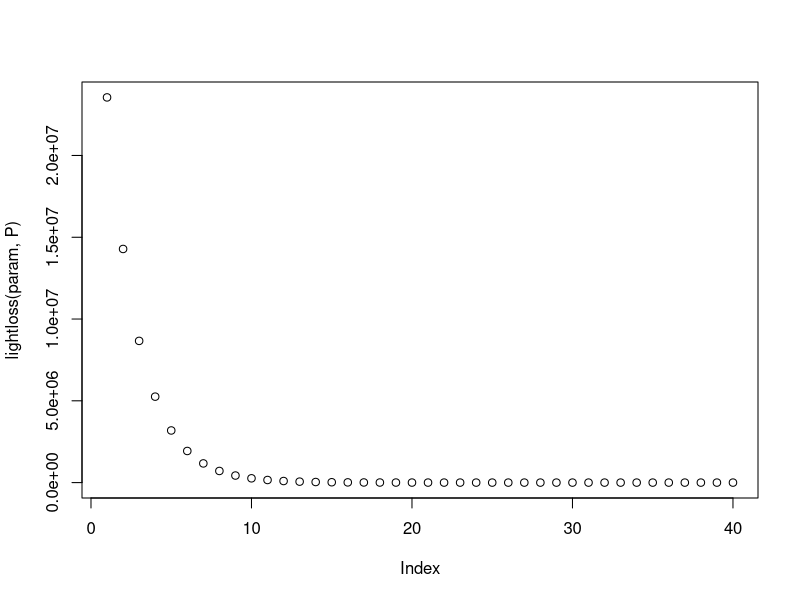
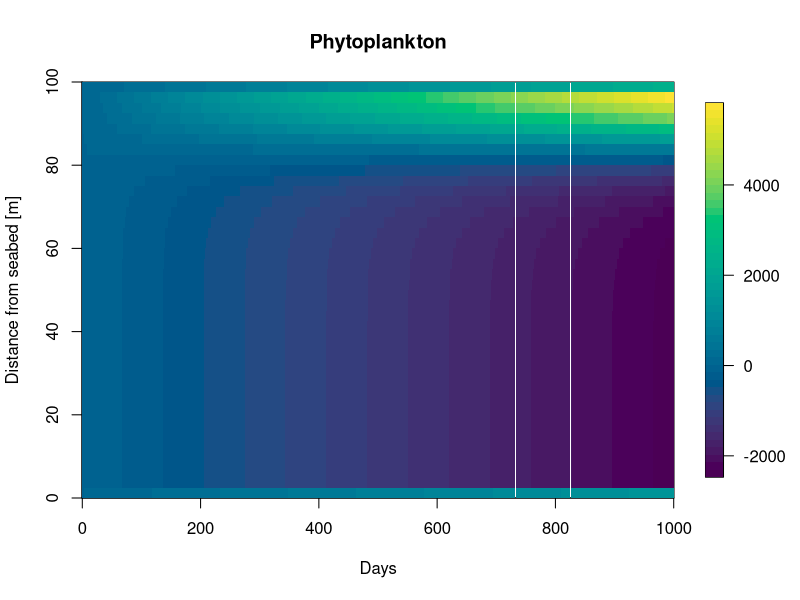
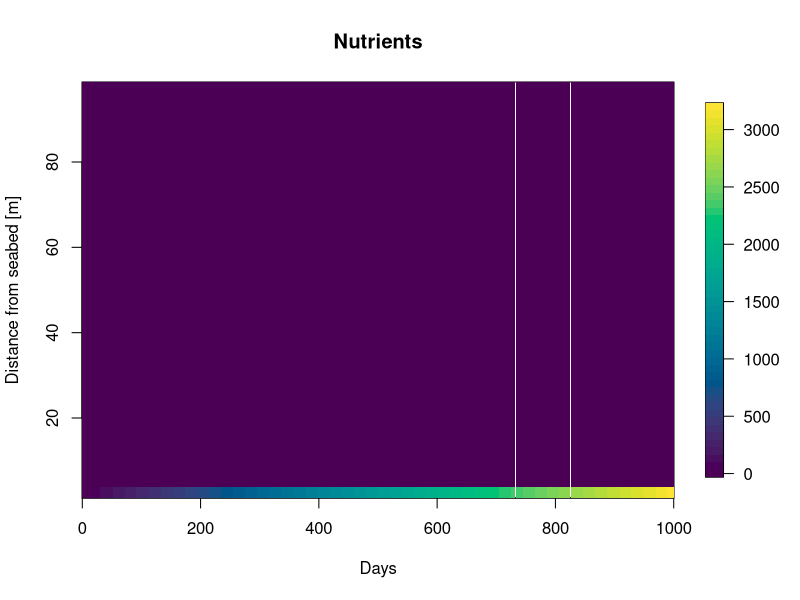

These charts were generated, in order, by the following R code:
#' ---
#' title: Nutrient in the water column
#' author: Léa Krejci
#' date: 12 February 2024
#' ---

#### Packages ####
library(deSolve)
library(fields)

##### Parameters ####
D <- 5 #[m^2/day]
Iin <- 350 * 60 * 60 * 24 #[µmol photons /m^2 /day]
kw <- 0.2 #[/m]
kp <- 15e-12 #[m^2 / cell]
m <- 0.01 * 24 #[/day]
u <- 0.96 #[/day]
depth <- 100 #[m]
deltaZ <- 2.5 #[m]
param.n <- depth/deltaZ
gmax <- 0.04 * 24
H.L <- 30 * 60 * 60 *24 # [µmol photons / m^2 / day]
H.N <- 0.0425 # [mmol nutrient / m^3]
Nb <- 5 # [mmol nutrient / m^3]
yield <- 1e-9 # [mmol nutrient / cell]

# D <- 5 #[m^2/day]
# Iin <- 350#[µmol photons /m^2 /day]
# kw <- 0.2 #[/m]
# kp <- 15e-12 #[m^2 / cell]
# m <- 0.01 #[/day]
# u <- 0.04 #[/day]
# depth <- 100 #[m]
# deltaZ <- 1 #[m]
# param.n <- depth/deltaZ 
# n <- param.n
# gmax <- 0.04
# H.L <- 30
# H.N <- 0.0425 # [mmol nutrient / m^3]
# Nb <- 47.5 # [mmol nutrient / m^3]
# yield <- 1e-9 # [mmol nutrient / cell]

# params <- c(D = D , Iin = Iin, kw = 0.2, kp = kp, m = m,
#             u = u, depth = depth, deltaZ = deltaZ, param.n = depth/deltaZ, 
#             gmax = gmax, H.L = H.L, H.N = H.N)

##### Set up grid ####
z = seq(deltaZ/2, by = deltaZ, to = depth)

##### Initial conditions #####
phi <- rep(10,param.n) # set up phi0
#phi[10] <- 1000

N <- rep(1,param.n) # set up N0

P <- rep(0,param.n)
P[5] <- 20000

# set up vector that contains the inital conditions of phi and N
Y.init <- c(phi,N)

# set up light intensity
lightloss <- function(param, P){
  integral <- cumsum(kw + kp * P) * deltaZ - 0.5 * deltaZ * (kw + kp*P)
  intensity <- Iin * exp(-integral)
  
  return(intensity)
}  

I.out <- lightloss(param, P)
plot(lightloss(param, P))

##### Derivative function #####
derivative <- function(t, Y, params) {
  
  # set up phi
  phi <- Y.init[1:param.n]
  
  # set up nutrients
  N <- Y.init[(param.n+1):(2*param.n)]
  
  # set up advective and diffusive flow
  Ja_phi <- rep(0, param.n+1)
  Jd_phi <- rep(0, param.n+1)
  
  Jd_N <- rep(0, param.n+1)
  
  # calculate advective and diffusive flow
  for(i in 2:param.n){
    Ja_phi[i] <- u*phi[i-1]
    Jd_phi[i] <- -D*(phi[i]-phi[i-1])/deltaZ
    Jd_N[i] <- -D*(N[i]-N[i-1])/deltaZ
  }
  
  # boundary conditions
  Ja_phi[1] <- 0
  Ja_phi[param.n+1] <- 0
  Jd_phi[1] <- 0
  Jd_phi[param.n+1] <- 0
  
  Jd_N[1] <- 0
  Jd_N[param.n+1] <- - D * (Nb - N[param.n])/deltaZ
  
  # total flow
  J <- Ja_phi + Jd_phi 
  
  # set up time derivative of phi and nutrients
  dphi_dt <- seq(1,param.n,1)
  dN_dt <- seq(1,param.n,1)
  
  # calculate growth rate
  I = lightloss(param, phi)
  growth.L <- I / (H.L + I)
  growth.N <- N / (H.N + N)
  
  growth <- gmax * pmin(growth.L, growth.N) - m
  
  for (i in 1:param.n){
    dphi_dt[i] <- growth[i]*phi[i] - (J[i+1] - J[i])/deltaZ
    dN_dt[i] <-  -yield*phi[i]*growth[i] - (Jd_N[i+1] - Jd_N[i])/deltaZ
  }
  
  return(list(c(dphi_dt, dN_dt)))
}

times <- seq(0,1000,1)  

derivative.out <- ode(Y.init, times, derivative)

phi.out <- derivative.out[,2:(param.n+1)]
N.out <- derivative.out[,(param.n+2):(2*param.n+1)]

# plots
image.plot(x = times, y = z, phi.out[,ncol(phi.out):1],
      ylab = "Distance from seabed [m]", xlab = "Days", col = hcl.colors(50, "viridis"),
      main = "Phytoplankton")
#
image.plot(x = times, y = z, N.out[,ncol(N.out):2],
      ylab = "Distance from seabed [m]", xlab = "Days", col = hcl.colors(50, "viridis"),
      main = "Nutrients")

# # plot light as a function of depth
# light <- apply(phi.out, MARGIN = c(1,2), FUN = lightloss)
# image.plot(x = times, y = z, light[,ncol(light):1],
#            ylab = "Distance from seabed [m]", xlab = "Days", col = hcl.colors(50, "viridis"),
#            main = "Light intensity [µmol photons/m2/day]")
# # plot 
